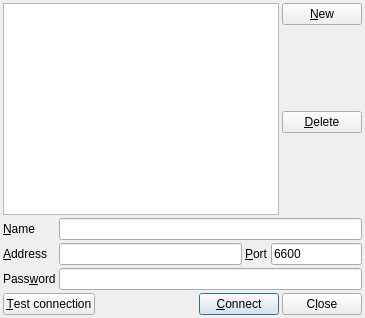
<?xml version="1.0" encoding="UTF-8"?>
<ui version="4.0">
 <class>TinyConnectionDialog</class>
 <widget class="QDialog" name="TinyConnectionDialog">
  <property name="geometry">
   <rect>
    <x>0</x>
    <y>0</y>
    <width>365</width>
    <height>318</height>
   </rect>
  </property>
  <property name="sizePolicy">
   <sizepolicy hsizetype="Fixed" vsizetype="Fixed">
    <horstretch>0</horstretch>
    <verstretch>0</verstretch>
   </sizepolicy>
  </property>
  <property name="windowTitle">
   <string>Dialog</string>
  </property>
  <layout class="QVBoxLayout" name="verticalLayout_2">
   <property name="spacing">
    <number>3</number>
   </property>
   <property name="leftMargin">
    <number>3</number>
   </property>
   <property name="topMargin">
    <number>3</number>
   </property>
   <property name="rightMargin">
    <number>3</number>
   </property>
   <property name="bottomMargin">
    <number>3</number>
   </property>
   <item>
    <layout class="QHBoxLayout" name="horizontalLayout_2">
     <item>
      <widget class="QTableWidget" name="tableWidget"/>
     </item>
     <item>
      <layout class="QVBoxLayout" name="verticalLayout">
       <property name="spacing">
        <number>3</number>
       </property>
       <item>
        <widget class="QPushButton" name="pushButton_new">
         <property name="text">
          <string>&amp;New</string>
         </property>
        </widget>
       </item>
       <item>
        <spacer name="verticalSpacer_2">
         <property name="orientation">
          <enum>Qt::Vertical</enum>
         </property>
         <property name="sizeHint" stdset="0">
          <size>
           <width>20</width>
           <height>40</height>
          </size>
         </property>
        </spacer>
       </item>
       <item>
        <widget class="QPushButton" name="pushButton_delete">
         <property name="text">
          <string>&amp;Delete</string>
         </property>
        </widget>
       </item>
       <item>
        <spacer name="verticalSpacer">
         <property name="orientation">
          <enum>Qt::Vertical</enum>
         </property>
         <property name="sizeHint" stdset="0">
          <size>
           <width>20</width>
           <height>40</height>
          </size>
         </property>
        </spacer>
       </item>
      </layout>
     </item>
    </layout>
   </item>
   <item>
    <layout class="QGridLayout" name="gridLayout">
     <property name="spacing">
      <number>3</number>
     </property>
     <item row="1" column="3">
      <widget class="QLineEdit" name="lineEdit_port">
       <property name="sizePolicy">
        <sizepolicy hsizetype="Expanding" vsizetype="Fixed">
         <horstretch>1</horstretch>
         <verstretch>0</verstretch>
        </sizepolicy>
       </property>
       <property name="text">
        <string>6600</string>
       </property>
      </widget>
     </item>
     <item row="1" column="2">
      <widget class="QLabel" name="label_port">
       <property name="text">
        <string>&amp;Port</string>
       </property>
       <property name="buddy">
        <cstring>lineEdit_port</cstring>
       </property>
      </widget>
     </item>
     <item row="1" column="1">
      <widget class="QLineEdit" name="lineEdit_address">
       <property name="sizePolicy">
        <sizepolicy hsizetype="Expanding" vsizetype="Fixed">
         <horstretch>2</horstretch>
         <verstretch>0</verstretch>
        </sizepolicy>
       </property>
      </widget>
     </item>
     <item row="1" column="0">
      <widget class="QLabel" name="label_address">
       <property name="text">
        <string>&amp;Address</string>
       </property>
       <property name="buddy">
        <cstring>lineEdit_address</cstring>
       </property>
      </widget>
     </item>
     <item row="0" column="0">
      <widget class="QLabel" name="label_name">
       <property name="text">
        <string>&amp;Name</string>
       </property>
       <property name="buddy">
        <cstring>lineEdit_name</cstring>
       </property>
      </widget>
     </item>
     <item row="0" column="1" colspan="3">
      <widget class="QLineEdit" name="lineEdit_name"/>
     </item>
     <item row="2" column="0">
      <widget class="QLabel" name="label">
       <property name="text">
        <string>Pass&amp;word</string>
       </property>
       <property name="buddy">
        <cstring>lineEdit_password</cstring>
       </property>
      </widget>
     </item>
     <item row="2" column="1" colspan="3">
      <widget class="QLineEdit" name="lineEdit_password"/>
     </item>
    </layout>
   </item>
   <item>
    <layout class="QHBoxLayout" name="horizontalLayout">
     <property name="spacing">
      <number>3</number>
     </property>
     <item>
      <widget class="QPushButton" name="pushButton_test_connection">
       <property name="text">
        <string>&amp;Test connection</string>
       </property>
      </widget>
     </item>
     <item>
      <spacer name="horizontalSpacer">
       <property name="orientation">
        <enum>Qt::Horizontal</enum>
       </property>
       <property name="sizeHint" stdset="0">
        <size>
         <width>40</width>
         <height>20</height>
        </size>
       </property>
      </spacer>
     </item>
     <item>
      <widget class="QPushButton" name="pushButton_connect">
       <property name="text">
        <string>&amp;Connect</string>
       </property>
       <property name="default">
        <bool>true</bool>
       </property>
      </widget>
     </item>
     <item>
      <widget class="QPushButton" name="pushButton_close">
       <property name="text">
        <string>C&amp;lose</string>
       </property>
      </widget>
     </item>
    </layout>
   </item>
  </layout>
 </widget>
 <tabstops>
  <tabstop>tableWidget</tabstop>
  <tabstop>pushButton_new</tabstop>
  <tabstop>pushButton_delete</tabstop>
  <tabstop>lineEdit_name</tabstop>
  <tabstop>lineEdit_address</tabstop>
  <tabstop>lineEdit_port</tabstop>
  <tabstop>lineEdit_password</tabstop>
  <tabstop>pushButton_test_connection</tabstop>
  <tabstop>pushButton_connect</tabstop>
  <tabstop>pushButton_close</tabstop>
 </tabstops>
 <resources/>
 <connections>
  <connection>
   <sender>pushButton_connect</sender>
   <signal>clicked()</signal>
   <receiver>TinyConnectionDialog</receiver>
   <slot>accept()</slot>
   <hints>
    <hint type="sourcelabel">
     <x>270</x>
     <y>294</y>
    </hint>
    <hint type="destinationlabel">
     <x>147</x>
     <y>223</y>
    </hint>
   </hints>
  </connection>
  <connection>
   <sender>pushButton_close</sender>
   <signal>clicked()</signal>
   <receiver>TinyConnectionDialog</receiver>
   <slot>reject()</slot>
   <hints>
    <hint type="sourcelabel">
     <x>342</x>
     <y>279</y>
    </hint>
    <hint type="destinationlabel">
     <x>351</x>
     <y>279</y>
    </hint>
   </hints>
  </connection>
 </connections>
</ui>
